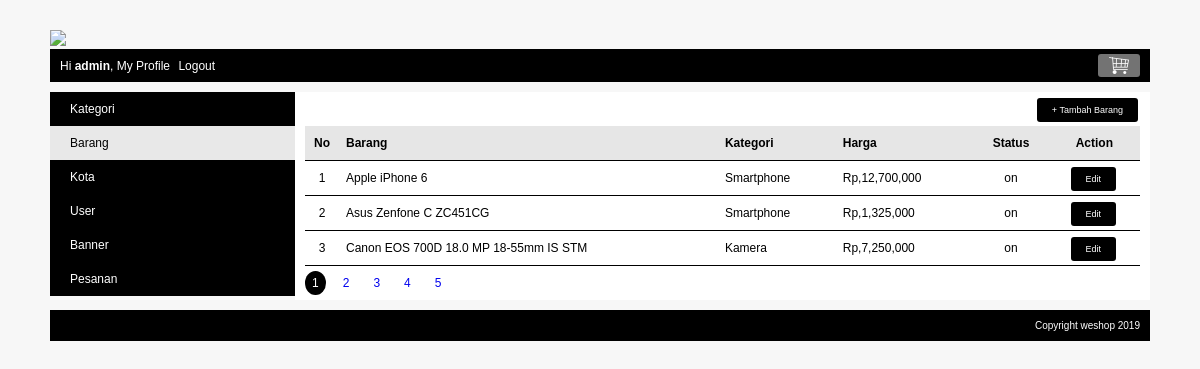
Page /index.php?page=my_profile&module=barang&action=list (signed in) on the committed database.
### tables this page shows
CREATE TABLE `barang` (
  `barang_id` int(10) NOT NULL,
  `kategori_id` int(10) NOT NULL,
  `nama_barang` varchar(250) NOT NULL,
  `spesifikasi` text NOT NULL,
  `gambar` varchar(300) NOT NULL,
  `harga` int(10) NOT NULL,
  `stok` tinyint(1) NOT NULL,
  `status` enum('on','off') NOT NULL
);

CREATE TABLE `kategori` (
  `kategori_id` int(10) NOT NULL,
  `kategori` varchar(150) NOT NULL,
  `status` enum('on','off') NOT NULL
);

### module/barang/list.php (the view, shortened to what this page needs)
<div id="frame-tambah">
	<a href="<?php echo BASE_URL."index.php?page=my_profile&module=barang&action=form"; ?>" class="tombol-action">+ Tambah Barang</a>
</div>
<?php
	$pagination = isset($_GET["pagination"]) ? $_GET["pagination"] : 1;
    $data_per_halaman = 3;
    $mulai_dari = ($pagination-1) * $data_per_halaman;
    $no = 1 + $mulai_dari;
	$queryBarang = mysqli_query($koneksi, "SELECT barang.*, kategori.kategori FROM barang JOIN kategori ON barang.kategori_id=kategori.kategori_id ORDER BY nama_barang ASC LIMIT $mulai_dari, $data_per_halaman");
	if(mysqli_num_rows($queryBarang) == 0){
		echo "Saat ini belum ada data di dalam table barang";
	} else {
		echo "<table class='table-list'>";
		echo "<tr class='baris-title'>
				<th class='kolom-nomor'>No</th>
				<th class='kiri'>Barang</th>
				<th class='kiri'>Kategori</th>
				<th class='kiri'>Harga</th>
				<th class='tengah'>Status</th>
				<th class='tengah'>Action</th>
			  </tr>";
		while($row=mysqli_fetch_assoc($queryBarang)){
			echo "<tr>
					<td class='kolom-nomor'>$no</td>
					<td class='kiri'>$row[nama_barang]</td>
					<td class='kiri'>$row[kategori]</td>
					<td class='kiri'>".rupiah($row["harga"])."</td>
					<td class='tengah'>$row[status]</td>
					<td class='tengah'>
						<a class='tombol-action' href='".BASE_URL."index.php?page=my_profile&module=barang&action=form&barang_id=$row[barang_id]'>Edit</a>
					</td>
				  </tr>";
		$no++;
		}
		echo "</table>";
	}
?>

### css/style.css (style rules this page uses)
body { font-family:arial; font-size:12px; color: #000000; background: #f7f7f7; margin:0px; }
.table-list { width: 100%; border-collapse: collapse; }
.table-list tr { border-bottom: 1px solid #000000; }
.table-list tr.baris-title { background: #E6E6E6; }
.table-list tr th, .table-list tr td { padding: 10px 7px; }
.kolom-nomor { width: 20px; text-align: center; }
.kiri { text-align: left; }
.tengah { text-align: center; }
#frame-tambah { margin-bottom: 10px; text-align: right; }
.tombol-action { background: #000000; color: white; padding: 7px 15px; border-radius: 3px; cursor: pointer; text-decoration: none; margin-right: 2px; font-size: 9px }

### rows in the picture
barang: nama_barang "Apple iPhone 6", kategori.kategori "Smartphone", harga "Rp,12,700,000", status "on"
barang: nama_barang "Asus Zenfone C ZC451CG", kategori.kategori "Smartphone", harga "Rp,1,325,000", status "on"
barang: nama_barang "Canon EOS 700D 18.0 MP 18-55mm IS STM", kategori.kategori "Kamera", harga "Rp,7,250,000", status "on"

### other values in the picture
$nama "admin"
